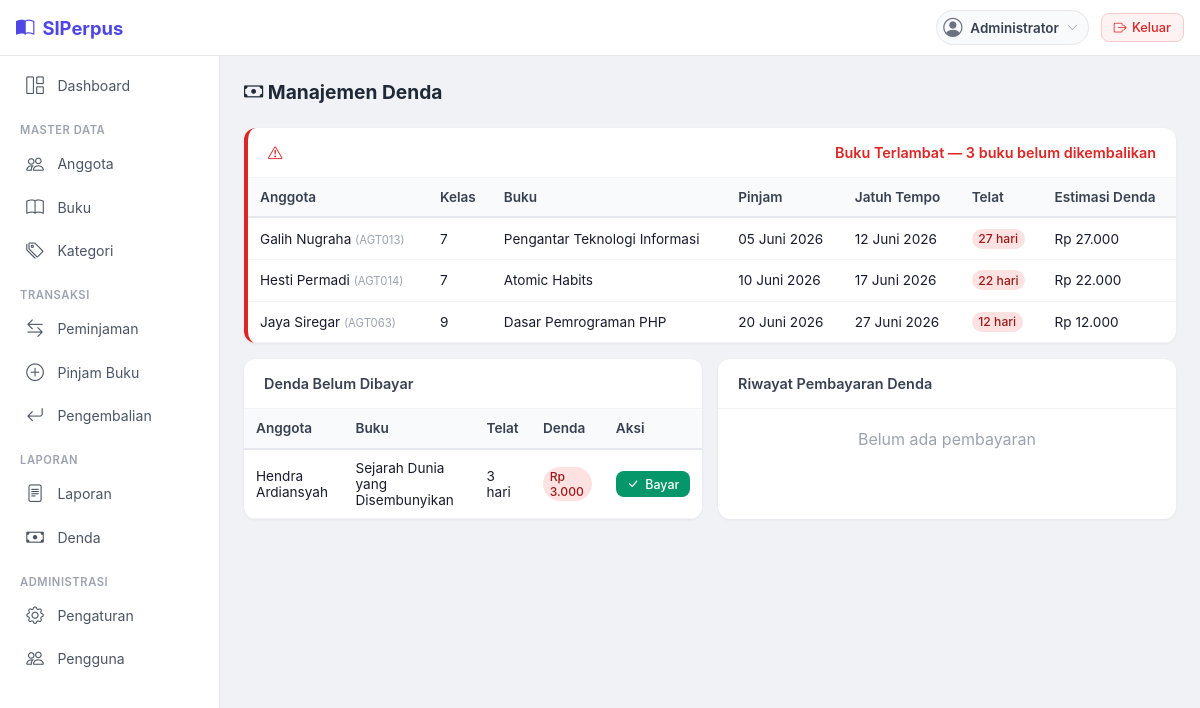
/denda/index.php (signed in), run on the app's committed database.
### tables this page shows
CREATE TABLE peminjaman (
    id_peminjaman INT AUTO_INCREMENT PRIMARY KEY,
    id_anggota INT NOT NULL,
    id_buku INT NOT NULL,
    tgl_pinjam DATE NOT NULL DEFAULT (CURRENT_DATE),
    tgl_jatuh_tempo DATE NOT NULL,
    tgl_kembali DATE NULL,
    status ENUM('dipinjam', 'dikembalikan', 'terlambat') NOT NULL DEFAULT 'dipinjam',
    denda DECIMAL(10,2) NOT NULL DEFAULT 0.00,
    FOREIGN KEY (id_anggota) REFERENCES anggota(id_anggota) ON DELETE RESTRICT ON UPDATE CASCADE,
    FOREIGN KEY (id_buku) REFERENCES buku(id_buku) ON DELETE RESTRICT ON UPDATE CASCADE,
    created_at TIMESTAMP DEFAULT CURRENT_TIMESTAMP
);

CREATE TABLE anggota (
    id_anggota INT AUTO_INCREMENT PRIMARY KEY,
    no_anggota VARCHAR(20) NOT NULL UNIQUE,
    nisn VARCHAR(20) UNIQUE,
    id_kelas INT,
    nama VARCHAR(150) NOT NULL,
    email VARCHAR(100),
    no_telp VARCHAR(20),
    alamat TEXT,
    tgl_daftar DATE NOT NULL DEFAULT (CURRENT_DATE),
    status ENUM('aktif', 'nonaktif') NOT NULL DEFAULT 'aktif',
    created_at TIMESTAMP DEFAULT CURRENT_TIMESTAMP,
    FOREIGN KEY (id_kelas) REFERENCES kelas(id_kelas) ON DELETE RESTRICT ON UPDATE CASCADE
);

CREATE TABLE kelas (
    id_kelas INT AUTO_INCREMENT PRIMARY KEY,
    nama_kelas VARCHAR(10) NOT NULL UNIQUE,
    tingkatan INT NOT NULL,
    created_at TIMESTAMP DEFAULT CURRENT_TIMESTAMP
);

CREATE TABLE buku (
    id_buku INT AUTO_INCREMENT PRIMARY KEY,
    judul VARCHAR(255) NOT NULL,
    pengarang VARCHAR(150) NOT NULL,
    penerbit VARCHAR(150),
    tahun_terbit YEAR,
    isbn VARCHAR(20) UNIQUE,
    stok INT NOT NULL DEFAULT 0,
    created_at TIMESTAMP DEFAULT CURRENT_TIMESTAMP,
    updated_at TIMESTAMP DEFAULT CURRENT_TIMESTAMP ON UPDATE CURRENT_TIMESTAMP
);

### config/database.php (called while the page is built, shortened)
<?php
function getConnection() {
    static $db = null;
    if ($db === null) {
        try {
            $dsn = "mysql:host=" . DB_HOST . ";dbname=" . DB_NAME . ";charset=utf8mb4";
            $options = [
                PDO::ATTR_ERRMODE => PDO::ERRMODE_EXCEPTION,
                PDO::ATTR_DEFAULT_FETCH_MODE => PDO::FETCH_ASSOC,
                PDO::ATTR_EMULATE_PREPARES => false,
            ];
            $db = new PDO($dsn, DB_USER, DB_PASS, $options);
        } catch (PDOException $e) {
            die('Koneksi database gagal: ' . $e->getMessage());
        }
    }
    return $db;
}
function rupiah($angka) {
    return 'Rp ' . number_format($angka, 0, ',', '.');
}
function tgl_indo($tanggal) {
    $bulan = [
        1 => 'Januari', 'Februari', 'Maret', 'April', 'Mei', 'Juni',
        'Juli', 'Agustus', 'September', 'Oktober', 'November', 'Desember'
    ];
    $t = date_create($tanggal);
    $bln = $bulan[(int)$t->format('m')];
    return $t->format('d') . ' ' . $bln . ' ' . $t->format('Y');
}
function setting($key, $default = null) {
    static $cache = null;
    if ($cache === null) {
        try {
            $db = getConnection();
            $rows = $db->query("SELECT nama_setting, nilai_setting FROM pengaturan")->fetchAll();
            $cache = [];
            foreach ($rows as $r) $cache[$r['nama_setting']] = $r['nilai_setting'];
        } catch (PDOException $e) {
            $cache = [];
        }
    }
    return $cache[$key] ?? $default;
}

### denda/index.php (the view, shortened to what this page needs)
<?php
require_once __DIR__ . '/../config/database.php';
$db = getConnection();
require_once __DIR__ . '/../includes/header.php';
$terlambat = $db->query("SELECT p.id_peminjaman, a.nama AS anggota, a.no_anggota, a.nisn, k.nama_kelas AS kelas, b.judul AS buku, p.tgl_pinjam, p.tgl_jatuh_tempo, DATEDIFF(CURDATE(), p.tgl_jatuh_tempo) AS hari_telat FROM peminjaman p JOIN anggota a ON p.id_anggota = a.id_anggota LEFT JOIN kelas k ON a.id_kelas = k.id_kelas JOIN buku b ON p.id_buku = b.id_buku WHERE p.status='dipinjam' AND p.tgl_jatuh_tempo < CURDATE() ORDER BY p.tgl_jatuh_tempo")->fetchAll();
$denda_belum = $db->query("SELECT p.id_peminjaman, a.nama AS anggota, a.no_anggota, b.judul AS buku, p.tgl_jatuh_tempo, p.tgl_kembali, p.denda, DATEDIFF(p.tgl_kembali, p.tgl_jatuh_tempo) AS hari_telat FROM peminjaman p JOIN anggota a ON p.id_anggota = a.id_anggota JOIN buku b ON p.id_buku = b.id_buku LEFT JOIN pembayaran_denda pd ON p.id_peminjaman = pd.id_peminjaman WHERE p.denda > 0 AND pd.id_bayar IS NULL AND p.status IN ('terlambat','dikembalikan') ORDER BY p.tgl_kembali DESC")->fetchAll();
$denda_lunas = $db->query("SELECT p.id_peminjaman, a.nama AS anggota, a.no_anggota, b.judul AS buku, p.tgl_jatuh_tempo, p.tgl_kembali, p.denda, DATEDIFF(p.tgl_kembali, p.tgl_jatuh_tempo) AS hari_telat FROM peminjaman p JOIN anggota a ON p.id_anggota = a.id_anggota JOIN buku b ON p.id_buku = b.id_buku JOIN pembayaran_denda pd ON p.id_peminjaman = pd.id_peminjaman WHERE p.denda > 0 ORDER BY p.tgl_kembali DESC LIMIT 20")->fetchAll();
?>
<div class="page-header">
    <h4><i class="bi bi-cash"></i> Manajemen Denda</h4>
</div>
<?php if (!empty($terlambat)): ?>
<div class="card-simple mb-3" style="border-left:4px solid #dc2625;">
    <div class="card-head" style="color:#dc2625;"><i class="bi bi-exclamation-triangle"></i> Buku Terlambat — <?= count($terlambat) ?> buku belum dikembalikan</div>
    <div class="card-body" style="padding:0;">
        <div class="table-wrap">
            <table>
                <thead>
                    <tr><th>Anggota</th><th>Kelas</th><th>Buku</th><th>Pinjam</th><th>Jatuh Tempo</th><th>Telat</th><th>Estimasi Denda</th></tr>
                </thead>
                <tbody>
                    <?php foreach ($terlambat as $t): ?>
                    <tr>
                        <td><?= htmlspecialchars($t['anggota']) ?> <small style="color:#9ca3af;">(<?= htmlspecialchars($t['no_anggota']) ?>)</small></td>
                        <td><?= htmlspecialchars($t['kelas']) ?></td>
                        <td><?= htmlspecialchars($t['buku']) ?></td>
                        <td><?= tgl_indo($t['tgl_pinjam']) ?></td>
                        <td><?= tgl_indo($t['tgl_jatuh_tempo']) ?></td>
                        <td><span class="badge bg-danger"><?= $t['hari_telat'] ?> hari</span></td>
                        <td><?= rupiah($t['hari_telat'] * (int)setting('denda_per_hari', DENDA_PER_HARI)) ?></td>
                    </tr>
                    <?php endforeach; ?>
                </tbody>
            </table>
        </div>
    </div>
</div>
<?php endif; ?>
<div style="display:grid;grid-template-columns:1fr 1fr;gap:1rem;">
<div class="card-simple">
    <div class="card-head">Denda Belum Dibayar</div>
    <?php if (empty($denda_belum)): ?>
    <div class="card-body" style="text-align:center;color:#9ca3af;">Tidak ada denda</div>
    <?php else: ?>
    <div class="card-body" style="padding:0;">
        <div class="table-wrap">
            <table>
                <thead>
                    <tr><th>Anggota</th><th>Buku</th><th>Telat</th><th>Denda</th><th>Aksi</th></tr>
                </thead>
                <tbody>
                    <?php foreach ($denda_belum as $d): ?>
                    <tr class="click-row" data-confirm="Tandai denda sudah dibayar?">
                        <td><?= htmlspecialchars($d['anggota']) ?></td>
                        <td><?= htmlspecialchars($d['buku']) ?></td>
                        <td><?= $d['hari_telat'] ?> hari</td>
                        <td><span class="badge bg-danger"><?= rupiah($d['denda']) ?></span></td>
                        <td>
                            <form method="POST" style="display:inline;">
                                <button type="submit" name="bayar" value="<?= $d['id_peminjaman'] ?>" class="btn btn-sm btn-success" data-confirm="Tandai denda sudah dibayar?"><i class="bi bi-check-lg"></i> Bayar</button>
                            </form>
                        </td>
                    </tr>
                    <?php endforeach; ?>
                </tbody>
            </table>
        </div>
    </div>
    <?php endif; ?>
</div>
<div class="card-simple">
    <div class="card-head">Riwayat Pembayaran Denda</div>
    <?php if (empty($denda_lunas)): ?>
    <div class="card-body" style="text-align:center;color:#9ca3af;">Belum ada pembayaran</div>
    <?php endif; ?>
</div>
</div>
<?php require_once __DIR__ . '/../includes/footer.php'; ?>

### assets/css/style.css (style rules this page uses)
* { margin: 0; padding: 0; box-sizing: border-box; }
body { font-family: -apple-system, BlinkMacSystemFont, 'Segoe UI', Roboto, Oxygen, Ubuntu, sans-serif; background: #f0f2f5; color: #1a1a2e; }
.page-header { margin-bottom: 1.5rem; display: flex; flex-wrap: wrap; align-items: center; justify-content: space-between; gap: 0.75rem; }
.page-header h4 { font-size: 1.2rem; font-weight: 700; color: #1f2937; margin: 0; }
.card-simple { background: #fff; border-radius: 12px; box-shadow: 0 1px 3px rgba(0,0,0,0.06); overflow: hidden; }
.card-simple .card-head { padding: 1rem 1.25rem; border-bottom: 1px solid #f3f4f6; font-weight: 600; font-size: 0.9rem; color: #374151; display: flex; flex-wrap: wrap; align-items: center; justify-content: space-between; }
.card-simple .card-body { padding: 1.25rem; }
.table-wrap { overflow-x: auto; }
table { width: 100%; border-collapse: collapse; font-size: 0.85rem; }
table th { background: #f9fafb; color: #374151; font-weight: 600; padding: 0.7rem 0.75rem; text-align: left; white-space: nowrap; border-bottom: 2px solid #e5e7eb; }
table td { padding: 0.65rem 0.75rem; border-bottom: 1px solid #f3f4f6; vertical-align: middle; }
.click-row { cursor: pointer; }
.btn { display: inline-flex; align-items: center; gap: 0.4rem; padding: 0.5rem 1rem; font-size: 0.85rem; font-weight: 500; border-radius: 8px; border: 1px solid transparent; cursor: pointer; text-decoration: none; transition: all 0.15s; font-family: inherit; }
.btn-success { background: #059669; color: #fff; }
.btn-sm { padding: 0.3rem 0.6rem; font-size: 0.78rem; }
.badge { display: inline-block; padding: 0.2em 0.55em; font-size: 0.76rem; font-weight: 500; border-radius: 999px; }
.bg-danger { background: #fee2e2; color: #991b1b; }
.mb-3 { margin-bottom: 1rem; }

### data on the page
peminjaman: id_anggota.nama "Galih Nugraha", id_anggota.no_anggota "AGT013", kelas.nama_kelas "7", id_buku.judul "Pengantar Teknologi Informasi", tgl_pinjam "05 Juni 2026", tgl_jatuh_tempo "12 Juni 2026", hari_telat "27", hari_telat "Rp 27.000"
peminjaman: id_anggota.nama "Hesti Permadi", id_anggota.no_anggota "AGT014", kelas.nama_kelas "7", id_buku.judul "Atomic Habits", tgl_pinjam "10 Juni 2026", tgl_jatuh_tempo "17 Juni 2026", hari_telat "22", hari_telat "Rp 22.000"
peminjaman: id_anggota.nama "Jaya Siregar", id_anggota.no_anggota "AGT063", kelas.nama_kelas "9", id_buku.judul "Dasar Pemrograman PHP", tgl_pinjam "20 Juni 2026", tgl_jatuh_tempo "27 Juni 2026", hari_telat "12", hari_telat "Rp 12.000"
peminjaman: id_anggota.nama "Hendra Ardiansyah", id_buku.judul "Sejarah Dunia yang Disembunyikan", hari_telat "3", denda "Rp 3.000", $d['id_peminjaman'] 4 (drawn)

### other printed values
$user['nama_lengkap'] "Administrator"
count($terlambat) "3"
